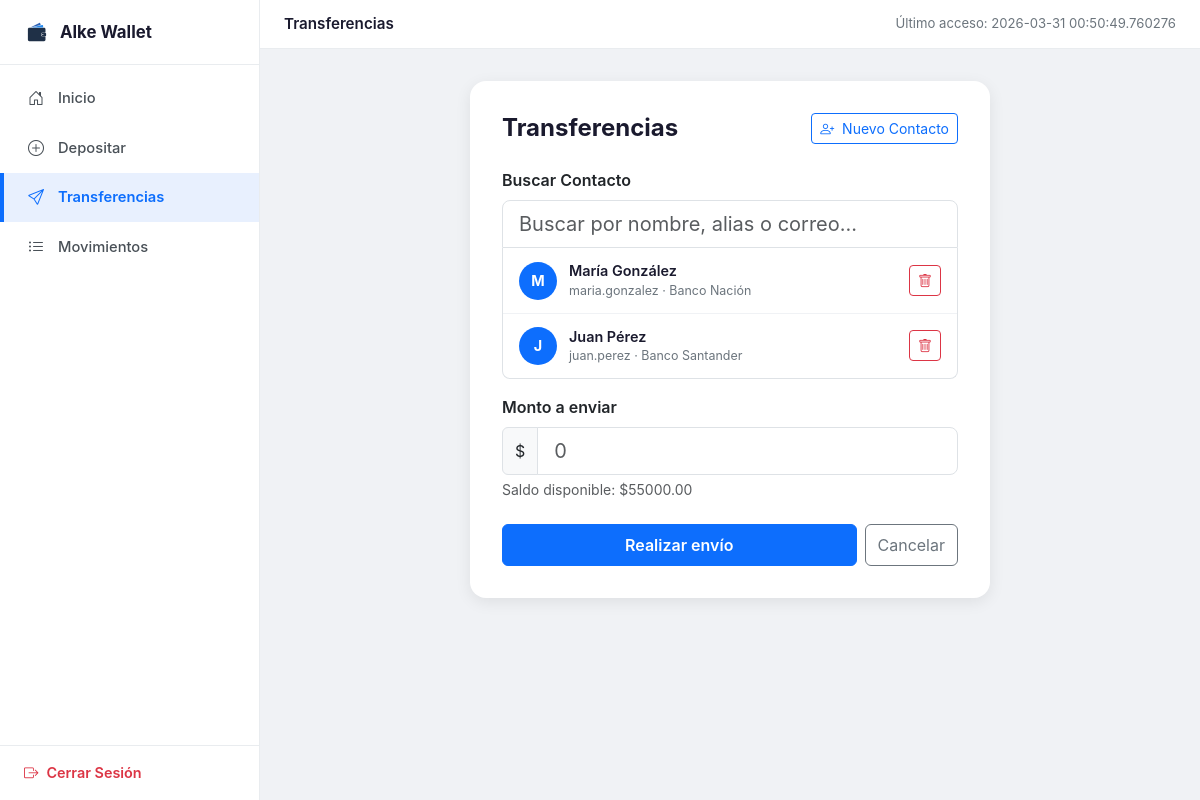
Page /send-money/ (signed in) on the committed database.
### web_base/models.py (models this page shows, shortened)
class Contacto(models.Model):
    usuario = models.ForeignKey(
        Usuario,
        on_delete=models.CASCADE,
        related_name='contactos'
    )
    nombre  = models.CharField(max_length=100)
    cbu     = models.CharField(max_length=22, blank=True)
    alias   = models.CharField(max_length=22, blank=True)
    banco   = models.CharField(max_length=50, blank=True)
    correo  = models.EmailField(blank=True)
    class Meta:
        verbose_name = 'Contacto'
        verbose_name_plural = 'Contactos'

class Usuario(models.Model):
    nombre      = models.CharField(max_length=100)
    correo      = models.EmailField(unique=True)
    password    = models.CharField(max_length=100)
    numero_cuenta = models.CharField(max_length=20, default='123456789')
    saldo       = models.DecimalField(max_digits=12, decimal_places=2, default=0)
    ultimo_acceso = models.DateTimeField(null=True, blank=True)
    class Meta:
        verbose_name = 'Usuario'
        verbose_name_plural = 'Usuarios'

### web_base/views.py (the view, shortened to what this page needs)
# urls.py: path('send-money/',   views.send_money_view,  name='send_money'),
def send_money_view(request):
    usuario_id = request.session.get('usuario_id')
    if not usuario_id:
        return redirect('login')
    usuario   = Usuario.objects.get(id=usuario_id)
    contactos = Contacto.objects.filter(usuario=usuario)
    error     = None
    context = {
        'saldo_actual': usuario.saldo,
        'contactos':    contactos,
        'error':        error
    }
    return render(request, 'sendmoney.html', context)

### web_base/templates/sendmoney.html (shortened to what this page needs)
{% extends 'base.html' %}
{% load static %}
{% block header_title %}Transferencias{% endblock %}
{% block nav_send %}active{% endblock %}
{% block content %}
<div class="d-flex align-items-start justify-content-center" style="min-height: 100%;">
    <div class="page-card">
        <div class="d-flex align-items-center justify-content-between mb-4">
            <h4 class="fw-bold mb-0" style="color: #1a1a2e;">Transferencias</h4>
            <button type="button" class="btn btn-sm btn-outline-primary"
                    data-bs-toggle="modal" data-bs-target="#modalContacto">
                <i class="bi bi-person-plus me-1"></i> Nuevo Contacto
            </button>
        </div>
        <form method="POST" action="{% url 'send_money' %}">
            <div class="mb-3">
                <label class="form-label fw-semibold">Buscar Contacto</label>
                <input type="text" id="busqueda-contacto"
                       class="form-control form-control-lg"
                       placeholder="Buscar por nombre, alias o correo..."
                       autocomplete="off">
                <div id="lista-contactos">
                    {% for c in contactos %}
                    <div class="contacto-item"
                         data-nombre="{{ c.nombre }}"
                         data-alias="{{ c.alias }}"
                         data-correo="{{ c.correo }}"
                         data-banco="{{ c.banco }}">
                        <div class="contacto-avatar">{{ c.nombre|slice:":1" }}</div>
                        <div class="contacto-info" style="flex-grow: 1;">
                            <div class="nombre">{{ c.nombre }}</div>
                            <div class="detalle">
                                {% if c.alias %}{{ c.alias }}{% endif %}
                                {% if c.banco %} · {{ c.banco }}{% endif %}
                            </div>
                        </div>
                        <button type="button"
                                class="btn btn-sm btn-outline-danger ms-auto btn-eliminar"
                                data-url="{% url 'delete_contact' c.id %}"
                                data-nombre="{{ c.nombre }}"
                                onclick="event.stopPropagation();">
                            <i class="bi bi-trash"></i>
                        </button>
                    </div>
                    {% empty %}
                    <div id="sin-resultados">No hay contactos guardados.</div>
                    {% endfor %}
                </div>
            </div>
            <div class="mb-4">
                <label class="form-label fw-semibold">Monto a enviar</label>
                <div class="input-group">
                    <span class="input-group-text">$</span>
                    <input type="number" name="monto"
                           class="form-control form-control-lg"
                           placeholder="0" min="1" required>
                </div>
                <small class="text-muted mt-1 d-block">
                    Saldo disponible: ${{ saldo_actual }}
                </small>
            </div>
            <div class="d-flex gap-2">
                <button type="submit" class="btn btn-primary flex-grow-1 py-2 fw-semibold">
                    Realizar envío
                </button>
                <a href="{% url 'menu' %}" class="btn btn-outline-secondary py-2">
                    Cancelar
                </a>
            </div>
        </form>
    </div>
</div>
{% endblock %}

### static/css/styles.css (style rules this page uses)
*, *::before, *::after { box-sizing: border-box; }
html, body { height: 100%; margin: 0; font-family: -apple-system, BlinkMacSystemFont, "Segoe UI", Roboto, sans-serif; background-color: #f0f2f5; overflow: hidden; }
.page-card { background: #ffffff; border: none; border-radius: 16px; padding: 2rem; box-shadow: 0 4px 16px rgba(0,0,0,0.08); width: 100%; max-width: 520px; margin: 0 auto; }

### web_base/templates/sendmoney.html (style rules this page uses)
#busqueda-contacto { border-radius: 8px 8px 0 0; border-bottom: 1px solid #dee2e6; }
#lista-contactos { max-height: 220px; overflow-y: auto; border: 1.5px solid #dee2e6; border-top: none; border-radius: 0 0 8px 8px; background: #fff; }
.contacto-item { display: flex; align-items: center; gap: 12px; padding: 0.75rem 1rem; cursor: pointer; border-bottom: 1px solid #f0f2f5; transition: background 0.15s; }
.contacto-item:last-child { border-bottom: none; }
.contacto-avatar { width: 38px; height: 38px; border-radius: 50%; background: #0d6efd; color: white; display: flex; align-items: center; justify-content: center; font-weight: 700; font-size: 0.9rem; flex-shrink: 0; }
.contacto-info .nombre { font-weight: 600; font-size: 0.9rem; color: #1a1a2e; }
.contacto-info .detalle { font-size: 0.78rem; color: #6c757d; }

### rows in the picture
Contacto: nombre "M", nombre "María González", alias "maria.gonzalez", banco "Banco Nación"
Contacto: nombre "J", nombre "Juan Pérez", alias "juan.perez", banco "Banco Santander"
Usuario: saldo "55000.00"

### other values in the picture
{{ request.session.ultimo_acceso }} "2026-03-31 00:50:49.760276"
